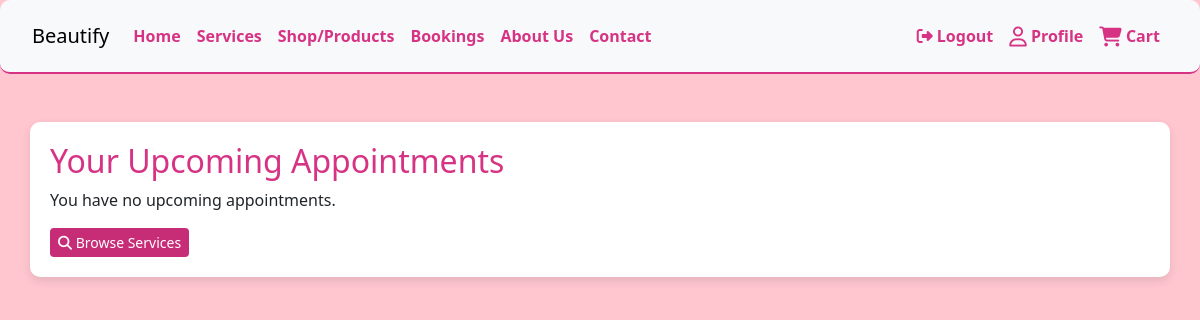
/bookings/ (signed in), run on an earlier commit of the app's database.
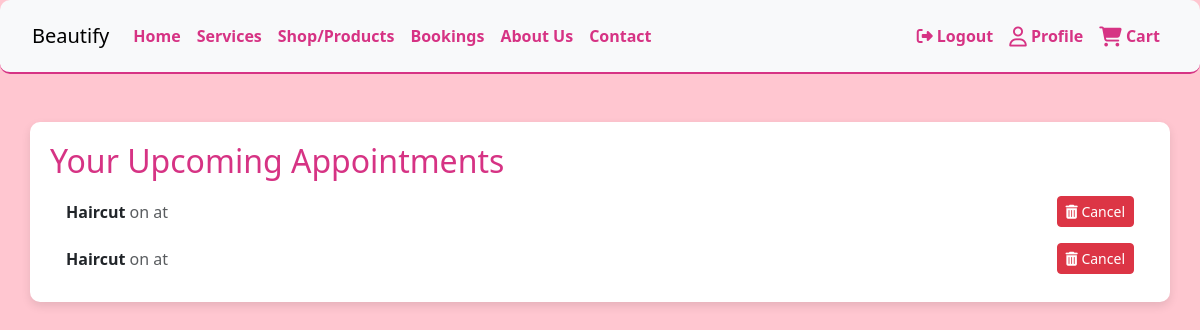
And on a later commit of the database.
### bookings/models.py (models this page shows, shortened)
class Appointment(models.Model):
    date = models.DateField()
    time = models.TimeField()
    user = models.ForeignKey(User, on_delete=models.CASCADE)
    service = models.ForeignKey(Service, on_delete=models.CASCADE)
    notes = models.TextField(blank=True, null=True)
    class Meta:
        ordering = ['date']

### services/models.py (models this page shows, shortened)
class Service(models.Model):
    category = models.ForeignKey(Category, on_delete=models.CASCADE, null=True)
    name = models.CharField(max_length=200)
    description = models.TextField(blank=True, default="")
    price = models.DecimalField(max_digits=10, decimal_places=2)
    duration = models.IntegerField(help_text="Duration in minutes", null=True, blank=True)
    image = models.ImageField(upload_to='services/', blank=True, default="default.jpg")
    special_offer = models.CharField(max_length=255, blank=True, null=True)

### bookings/views.py (the view)
# urls.py: path('', views.upcoming_appointments, name='upcoming_appointments'),
@login_required
def upcoming_appointments(request):
    appointments = Appointment.objects.filter(user=request.user).order_by('date')
    if request.method == 'POST':
        appointment_id = request.POST.get('appointment_id')
        appointment = get_object_or_404(Appointment, id=appointment_id, user=request.user)
        appointment.delete()
        messages.success(request, "Your appointment has been cancelled successfully!")
        return redirect('upcoming_appointments')
    return render(request, 'bookings/upcoming_appointments.html', {'appointments': appointments})

### bookings/templates/bookings/upcoming_appointments.html (shortened to what this page needs)
{% extends 'base.html' %}
{% block content %}
<div class="container mt-5">
    <h2>Your Upcoming Appointments</h2>
    {% if appointments %}
        <ul class="list-group">
            {% for appointment in appointments %}
                <li class="list-group-item d-flex justify-content-between align-items-center">
                    <div>
                        <strong>{{ appointment.service.name }}</strong>
                        <span class="text-muted">on {{ appointment.date|date:"F j, Y" }}</span>
                        <span class="text-muted">at {{appointment.time|time:"g:i a"}}</span>
                    </div>
                    <button class="btn btn-danger btn-sm cancel-btn" data-id="{{ appointment.id }}">
                        <i class="fa-solid fa-trash-alt"></i> Cancel
                    </button>
                </li>
            {% endfor %}
        </ul>
    {% else %}
        <p>You have no upcoming appointments.</p>
        <a class="btn btn-service btn-sm" href="{% url 'service_list' %}">
            <i class="fa-solid fa-magnifying-glass"></i> Browse Services
        </a>
    {% endif %}
</div>
{% endblock %}

What changed in the data, as far as the page shows it:
added Appointment: service.name "Haircut"
added Appointment: service.name "Haircut"
Also different on the page:
text no longer shown: "You have no upcoming appointments. Browse Services"
